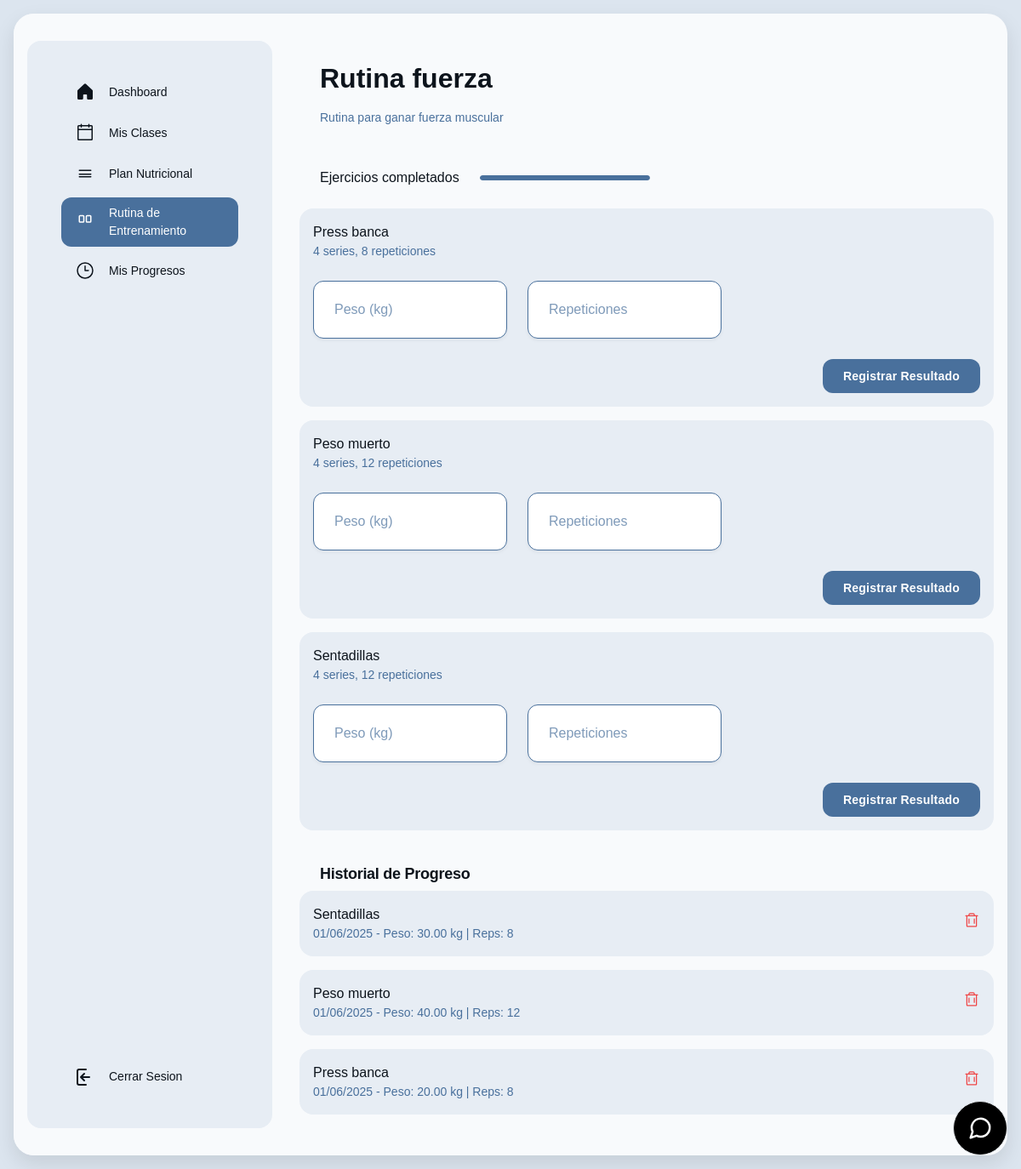
The page /index.php?controlador=rutina&action=home (signed in) on the database its author committed.
### tables this page shows
CREATE TABLE `rutinas` (
  `id` int(11) NOT NULL,
  `usuario_id` int(11) DEFAULT NULL,
  `nombre` varchar(100) DEFAULT NULL,
  `descripcion` text DEFAULT NULL,
  `fecha_inicio` date DEFAULT NULL,
  `fecha_fin` date DEFAULT NULL
);

CREATE TABLE `rutina_ejercicios` (
  `id` int(11) NOT NULL,
  `rutina_id` int(11) DEFAULT NULL,
  `ejercicio_id` int(11) DEFAULT NULL,
  `series` int(11) DEFAULT NULL,
  `repeticiones` int(11) DEFAULT NULL,
  `dia_semana` enum('Lunes','Martes','Miercoles','Jueves','Viernes','Sabado','Domingo') DEFAULT NULL
);

CREATE TABLE `ejercicios` (
  `id` int(11) NOT NULL,
  `nombre` varchar(100) DEFAULT NULL,
  `descripcion` text DEFAULT NULL,
  `grupo_muscular` varchar(100) DEFAULT NULL,
  `equipo_necesario` varchar(100) DEFAULT NULL
);

CREATE TABLE `progreso_ejercicios` (
  `id` int(11) NOT NULL,
  `rutina_id` int(11) NOT NULL,
  `ejercicio_id` int(11) NOT NULL,
  `peso` decimal(5,2) NOT NULL,
  `repeticiones` int(11) NOT NULL,
  `fecha` datetime NOT NULL DEFAULT current_timestamp()
);

### controller/rutina_controller.php (called while the page is built, shortened)
<?php
require_once 'model/gimnasio_model.php';
class Rutina_controller {
    public function __construct() {
        $this->model = new Gimnasio_model();
    }
}
function home() {
    $controller = new Rutina_controller();
    $rutina = $controller->model->get_rutina_by_usuario($_SESSION['nombre']);
    $ejercicios = $controller->model->get_ejercicios_by_rutina($rutina['id']);
    $progreso = $controller->model->get_progreso_rutina($rutina['id']);
    $ruta_base = dirname(__DIR__);
    require_once $ruta_base . '/view/rutina_entreno_view.php';
}
?>

### controller/front_controller.php (called while the page is built, shortened)
<?php
$action = !empty($_GET['action']) ? $_GET['action'] : DEFAULT_ACTION;
$action();

### model/conectar.php (called while the page is built)
<?php
class Conectar{
    public static function conexion(){
        try {
            $conexion=new mysqli("localhost","root","","gimnasio_db");
            $conexion->set_charset("utf8mb4");
        } catch (Exception $e) {
            die('Error:'.$e->getMessage());
        }
        return $conexion;
    }
}
?>

### model/gimnasio_model.php (called while the page is built, shortened)
<?php
require_once 'conectar.php';
class Gimnasio_model {
    public $db;
    public function __construct() {
        $this->db = Conectar::conexion();
    }
    public function get_ejercicios_by_rutina($rutina_id) {
        $sql = "SELECT e.*, re.series, re.repeticiones, re.dia_semana
                FROM ejercicios e
                INNER JOIN rutina_ejercicios re ON e.id = re.ejercicio_id
                WHERE re.rutina_id = ?
                ORDER BY
                    CASE re.dia_semana
                        WHEN 'Lunes' THEN 1
                        WHEN 'Martes' THEN 2
                        WHEN 'Miércoles' THEN 3
                        WHEN 'Jueves' THEN 4
                        WHEN 'Viernes' THEN 5
                        WHEN 'Sábado' THEN 6
                        WHEN 'Domingo' THEN 7
                    END";
        $stmt = $this->db->prepare($sql);
        $stmt->bind_param("i", $rutina_id);
        $stmt->execute();
        $resultado = $stmt->get_result();
        $ejercicios = array();
        while($row = $resultado->fetch_assoc()) {
            $ejercicios[] = $row;
        }
        return $ejercicios;
    }
    public function get_rutina_by_usuario($nombre_usuario) {
        $sql = "SELECT r.* FROM rutinas r
                INNER JOIN usuarios u ON r.usuario_id = u.id_usuario
                WHERE u.nombre = ?";
        $stmt = $this->db->prepare($sql);
        $stmt->bind_param("s", $nombre_usuario);
        $stmt->execute();
        return $stmt->get_result()->fetch_assoc();
    }
    public function get_progreso_rutina($rutina_id) {
        $sql = "SELECT e.nombre, p.peso, p.repeticiones, p.fecha, p.id
                FROM progreso_ejercicios p
                INNER JOIN ejercicios e ON p.ejercicio_id = e.id
                WHERE p.rutina_id = ?
                ORDER BY p.fecha DESC";
        $stmt = $this->db->prepare($sql);
        $stmt->bind_param("i", $rutina_id);
        $stmt->execute();
        $resultado = $stmt->get_result();
        $progreso = array();
        while($row = $resultado->fetch_assoc()) {
            $progreso[] = $row;
        }
        return $progreso;
    }
}
?>

### view/rutina_entreno_view.php (the view, shortened to what this page needs)
<?php
require_once("controller/front_controller.php");
?>
<!DOCTYPE html>
<html>
  <head>
    <link rel="stylesheet" href="https://cdnjs.cloudflare.com/ajax/libs/font-awesome/4.7.0/css/font-awesome.min.css">
    <link rel="stylesheet" href="https://cdn.jsdelivr.net/npm/sweetalert2@11.7.32/dist/sweetalert2.min.css">
    <script src="https://cdn.tailwindcss.com?plugins=forms,container-queries"></script>
  </head>
  <body>
    <div class="main-card">
      <div class="main-content">
        <div class="sidebar-container">
          <div class="sidebar-inner">
            <div class="flex h-full min-h-[700px] flex-col justify-between p-4">
              <div class="flex flex-col gap-4">
                <div class="flex flex-col gap-2">
                  <div class="flex items-center gap-3 px-3 py-2">
                    <div class="text-[#0d141c]" data-icon="House" data-size="24px" data-weight="fill">
                    </div>
                    <a class="text-[#0d141c] text-sm font-medium leading-normal" href="index.php?controlador=home&action=home">Dashboard</a>
                  </div>
                  <div class="flex items-center gap-3 px-3 py-2">
                    <div class="text-[#0d141c]" data-icon="Calendar" data-size="24px" data-weight="regular">
                    </div>
                    <a class="text-[#0d141c] text-sm font-medium leading-normal" href="index.php?controlador=classShedule&action=home">Mis Clases</a>
                  </div>
                  <div class="flex items-center gap-3 px-3 py-2">
                    <div class="text-[#0d141c]" data-icon="Apple" data-size="24px" data-weight="regular">
                      <svg xmlns="http://www.w3.org/2000/svg" width="24px" height="24px" fill="currentColor" viewBox="0 0 256 256">
                        <path d="M208,88a8,8,0,0,0-8-8H56a8,8,0,0,0,0,16H200A8,8,0,0,0,208,88Zm-8,72H56a8,8,0,0,0,0,16H200a8,8,0,0,0,0-16Zm0-32H56a8,8,0,0,0,0,16H200a8,8,0,0,0,0-16Z"></path>
                      </svg>
                    </div>
                    <a class="text-[#0d141c] text-sm font-medium leading-normal" href="index.php?controlador=nutricionPlan&action=home">Plan Nutricional</a>
                  </div>
                  <div class="flex items-center gap-3 px-3 py-2 rounded-xl bg-[#49709c]">
                    <div class="text-white" data-icon="Dumbbell" data-size="24px" data-weight="regular">
                    </div>
                    <a class="text-white text-sm font-medium leading-normal" href="index.php?controlador=rutina&action=home">Rutina de Entrenamiento</a>
                  </div>
                  <div class="flex items-center gap-3 px-3 py-2">
                    <div class="text-[#0d141c]" data-icon="Chart" data-size="24px" data-weight="regular">
                      <svg xmlns="http://www.w3.org/2000/svg" width="24px" height="24px" fill="currentColor" viewBox="0 0 256 256">
                        <path d="M128,24A104,104,0,1,0,232,128,104.11,104.11,0,0,0,128,24Zm0,192a88,88,0,1,1,88-88A88.1,88.1,0,0,1,128,216Zm48-88a8,8,0,0,1-8,8H128a8,8,0,0,1-8-8V72a8,8,0,0,1,16,0v48h40A8,8,0,0,1,176,128Z"></path>
                      </svg>
                    </div>
                    <a class="text-[#0d141c] text-sm font-medium leading-normal" href="index.php?controlador=progreso&action=home">Mis Progresos</a>
                  </div>
                </div>
              </div>
              <div class="flex flex-col gap-4">
                <div class="flex flex-col gap-1">
                  <div class="flex items-center gap-3 px-3 py-2">
                    <div class="text-[#0d141c]" data-icon="Question" data-size="24px" data-weight="regular">
                      <svg xmlns="http://www.w3.org/2000/svg" viewBox="0 0 24 24" width="24" height="24" fill="none" stroke="#0d141c" stroke-width="2" stroke-linecap="round" stroke-linejoin="round">
                        <path d="M13 3H5a2 2 0 0 0-2 2v14a2 2 0 0 0 2 2h8" />
                        <path d="M7 12h10M7 12l4-4M7 12l4 4" />
                      </svg>
                    </div>
                    <a class="text-[#0d141c] text-sm font-medium leading-normal" href="index.php?controlador=miembros&action=desconectar">Cerrar Sesion</a>
                  </div>
                </div>
              </div>
            </div>
          </div>
        </div>
        <div class="content-container">
          <?php if (!isset($rutina) || !$rutina): ?>
            <div class="text-center p-8">
              <h2 class="text-[#0d141c] text-2xl font-bold mb-4">No tienes una rutina de entrenamiento activa</h2>
              <p class="text-[#49709c] mb-4">Contacta con un entrenador para obtener una rutina personalizada</p>
              <a href="index.php?controlador=contactar&action=contacto" class="inline-block bg-[#49709c] text-white px-6 py-2 rounded-xl hover:bg-[#0c77f2] transition-colors">Contactar Entrenador</a>
            </div>
          <?php else: ?>
            <div class="flex flex-wrap justify-between gap-3 p-4">
              <div class="flex min-w-72 flex-col gap-3">
                <p class="text-[#0d141c] tracking-light text-[32px] font-bold leading-tight"><?php echo htmlspecialchars($rutina['nombre']); ?></p>
                <p class="text-[#49709c] text-sm font-normal leading-normal"><?php echo htmlspecialchars($rutina['descripcion']); ?></p>
              </div>
            </div>
            <?php
            $total_ejercicios = count($ejercicios);
            $ejercicios_completados = 0;
            foreach ($progreso as $registro) {
              $ejercicios_completados++;
            }
            $porcentaje_progreso = ($total_ejercicios > 0) ? ($ejercicios_completados / $total_ejercicios) * 100 : 0;
            ?>
            <div class="flex flex-col gap-3 p-4">
              <div class="flex items-center gap-4">
                <p class="text-[#0d141c] text-base font-medium leading-normal">Ejercicios completados</p>
                <div class="progress-bar h-1.5 w-[200px]">
                  <div class="progress-bar-fill" style="width: <?php echo $porcentaje_progreso; ?>%;"></div>
                </div>
              </div>
            </div>
            <?php foreach ($ejercicios as $ejercicio): ?>
              <div class="exercise-card">
                <div class="flex flex-col justify-center">
                  <p class="text-[#0d141c] text-base font-medium leading-normal line-clamp-1"><?php echo htmlspecialchars($ejercicio['nombre']); ?></p>
                  <p class="text-[#49709c] text-sm font-normal leading-normal line-clamp-2">
                    <?php echo $ejercicio['series']; ?> series, <?php echo $ejercicio['repeticiones']; ?> repeticiones
                  </p>
                </div>
                <form action="index.php?controlador=rutina&action=registrar_progreso" method="POST" class="flex flex-col gap-4 mt-4">
                  <div class="flex max-w-[480px] flex-wrap items-end gap-4">
                    <label class="flex flex-col min-w-40 flex-1">
                      <input
                        type="number"
                        name="peso"
                        placeholder="Peso (kg)"
                        required
                        class="form-input flex w-full min-w-0 flex-1 resize-none overflow-hidden rounded-xl focus:outline-0 focus:ring-0 border-none focus:border-none h-14 p-4 text-base font-normal leading-normal"
                      />
                    </label>
                    <label class="flex flex-col min-w-40 flex-1">
                      <input
                        type="number"
                        name="repeticiones"
                        placeholder="Repeticiones"
                        required
                        class="form-input flex w-full min-w-0 flex-1 resize-none overflow-hidden rounded-xl focus:outline-0 focus:ring-0 border-none focus:border-none h-14 p-4 text-base font-normal leading-normal"
                      />
                    </label>
                  </div>
                  <div class="flex justify-end">
                    <button type="submit" class="flex min-w-[84px] max-w-[480px] cursor-pointer items-center justify-center overflow-hidden rounded-xl h-10 px-4 bg-[#49709c] hover:bg-[#0c77f2] transition-colors text-white text-sm font-bold leading-normal tracking-[0.015em]">
                      <span class="truncate">Registrar Resultado</span>
                    </button>
                  </div>
                </form>
              </div>
            <?php endforeach; ?>
            <?php if (!empty($progreso)): ?>
              <h3 class="text-[#0d141c] text-lg font-bold leading-tight tracking-[-0.015em] px-4 pb-2 pt-4">Historial de Progreso</h3>
              <?php foreach ($progreso as $registro): ?>
                <div class="exercise-card">
                  <div class="flex items-center justify-between">
                    <div class="flex flex-col justify-center">
                      <p class="text-[#0d141c] text-base font-medium leading-normal line-clamp-1"><?php echo htmlspecialchars($registro['nombre']); ?></p>
                      <p class="text-[#49709c] text-sm font-normal leading-normal line-clamp-2">
                        <?php echo date('d/m/Y', strtotime($registro['fecha'])); ?> -
                        Peso: <?php echo $registro['peso']; ?> kg |
                        Reps: <?php echo $registro['repeticiones']; ?>
                      </p>
                    </div>
                    <form action="index.php?controlador=rutina&action=eliminar_progreso" method="POST" class="ml-auto" onsubmit="return confirmarEliminacion(event)">
                      <button type="submit" class="btn-danger">
                      </button>
                    </form>
                  </div>
                </div>
              <?php endforeach; ?>
            <?php endif; ?>
          <?php endif; ?>
        </div>
      </div>
    </div>
<button
  class="fixed bottom-4 right-4 inline-flex items-center justify-center text-sm font-medium disabled:pointer-events-none disabled:opacity-50 border rounded-full w-16 h-16 bg-black hover:bg-gray-700 m-0 cursor-pointer border-gray-200 bg-none p-0 normal-case leading-5 hover:text-gray-900"
  type="button" aria-haspopup="dialog" aria-expanded="false" data-state="closed" id="chatToggle">
  <svg xmlns="http://www.w3.org/2000/svg" width="30" height="40" viewBox="0 0 24 24" fill="none" stroke="currentColor" stroke-width="2" stroke-linecap="round" stroke-linejoin="round" class="text-white block border-gray-200 align-middle">
    <path d="m3 21 1.9-5.7a8.5 8.5 0 1 1 3.8 3.8z" class="border-gray-200">
    </path>
  </svg>
</button>
  </body>
</html>

### assets/css/headercss.css (style rules this page uses)
html, body { margin: 0; padding: 0; box-sizing: border-box; }
* { font-family: 'Sora', sans-serif; }

### assets/css/landingPage.css (style rules this page uses)
body { font-family: 'sora', 'Noto Sans', sans-serif !important; color: #ffffff !important; }

### view/rutina_entreno_view.php (style rules this page uses)
body { background-color: #dce5ef; }
.main-card { background-color: #f8fafc; border-radius: 1.5rem; margin: 2rem auto; max-width: 1600px; overflow: hidden; box-shadow: 0 10px 25px rgba(0, 0, 0, 0.1); position: relative; }
.main-content { display: flex; position: relative; min-height: 100vh; }
.sidebar-container { width: 320px; padding: 2rem 1rem; background-color: #f8fafc; z-index: 1000; }
.sidebar-inner { background-color: #e7edf4; border-radius: 1rem; height: 100%; padding: 1rem; position: relative; z-index: 1000; }
.content-container { flex: 1; padding: 2rem 1rem; position: relative; }
@media (max-width: 1650px) { .main-card { margin: 1rem; } }
.exercise-card { background-color: #e7edf4; border-radius: 1rem; padding: 1rem; margin-bottom: 1rem; }
.progress-bar { background-color: #e7edf4; border-radius: 0.5rem; overflow: hidden; }
.progress-bar-fill { background-color: #49709c; height: 0.5rem; border-radius: 0.5rem; transition: width 0.3s ease; }
.form-input { background-color: #ffffff !important; color: #0d141c !important; border: 1px solid #49709c !important; box-shadow: 0 2px 4px rgba(0, 0, 0, 0.05) !important; }
.form-input::placeholder { color: #49709c !important; opacity: 0.7; }
.btn-danger { color: #ef4444; transition: color 0.2s; }

### rows shown on the page
rutinas: nombre "Rutina fuerza", descripcion "Rutina para ganar fuerza muscular"
rutina_ejercicios: ejercicio.nombre "Press banca", series "4", repeticiones "8"
rutina_ejercicios: ejercicio.nombre "Peso muerto", series "4", repeticiones "12"
rutina_ejercicios: ejercicio.nombre "Sentadillas", series "4", repeticiones "12"
progreso_ejercicios: ejercicio.nombre "Sentadillas", fecha "01/06/2025", peso "30.00", repeticiones "8"
progreso_ejercicios: ejercicio.nombre "Peso muerto", fecha "01/06/2025", peso "40.00", repeticiones "12"
progreso_ejercicios: ejercicio.nombre "Press banca", fecha "01/06/2025", peso "20.00", repeticiones "8"
